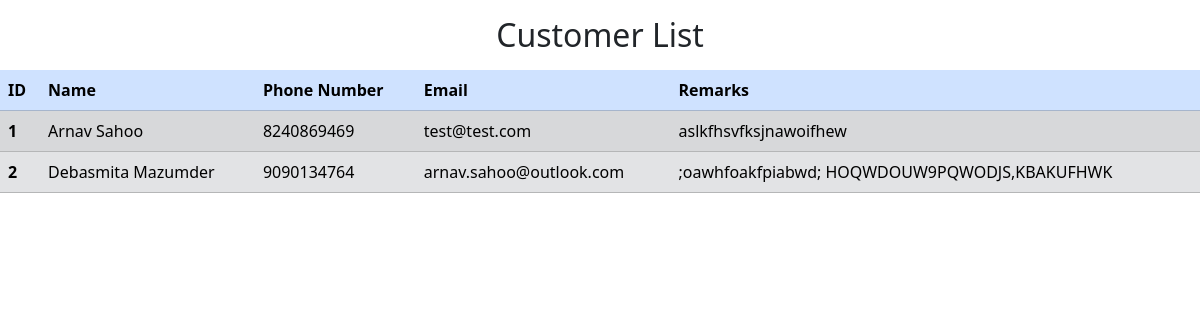
/admin/customer-list/, run on an earlier commit of the app's database.
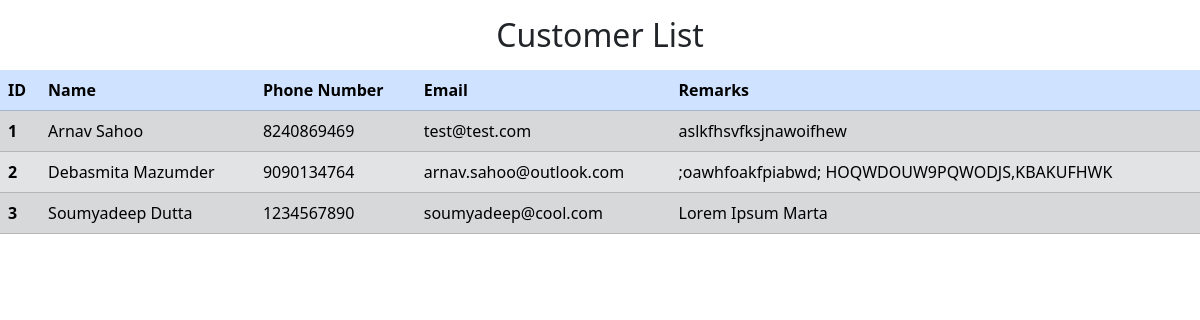
And on a later commit of the database.
### app/models.py (models this page shows, shortened)
class Customer(db.Model):
    __tablename__ = 'customer_info'
    id = db.Column("id", db.Integer, primary_key=True)
    name = db.Column("name", db.String(64))
    contact = db.Column("contact", db.Integer)
    email = db.Column("email", db.String)
    remarks = db.Column("remarks", db.Text)

### app/admin.py (the view)
@admin_page.route('/customer-list/')
def customer_list():
    customers = Customer.query.all()
    return render_template('customer_details.html', customers=customers)

### app/templates/admin/customer_details.html (shortened to what this page needs)
<!DOCTYPE html>
<html>
	<head>
		<link href="https://cdn.jsdelivr.net/npm/bootstrap@5.3.1/dist/css/bootstrap.min.css" rel="stylesheet">
		<link rel="stylesheet" type="text/css" href="{{ url_for('static', filename='admin/styles/admin.css') }}">
	</head>
	<body>
		<h2 class="text-center m-3">Customer List</h2>
		<table class="table table-striped table-hover table-responsive-md customer-table">
			<thead>
				<tr class="table-primary">
					<th scope="col">ID</th>
					<th scope="col">Name</th>
					<th scope="col">Phone Number</th>
					<th scope="col">Email</th>
					<th scope="col">Remarks</th>
				</tr>
			</thead>
			<tbody>
				{% for customer in customers %}
					<tr class="table-responsive table-secondary">
						<th scope="row">{{ customer.id }}</th>
						<td>{{ customer.name }}</td>
						<td>{{ customer.contact }}</td>
						<td>{{ customer.email }}</td>
						<td>{{ customer.remarks }}</td>
					</tr>
				{% endfor %}
			</tbody>
		</table>
	</body>
</html>

What changed in the data, as far as the page shows it:
added Customer: id "3", name "Soumyadeep Dutta", contact "1234567890", email "soumyadeep@cool.com", remarks "Lorem Ipsum Marta"
